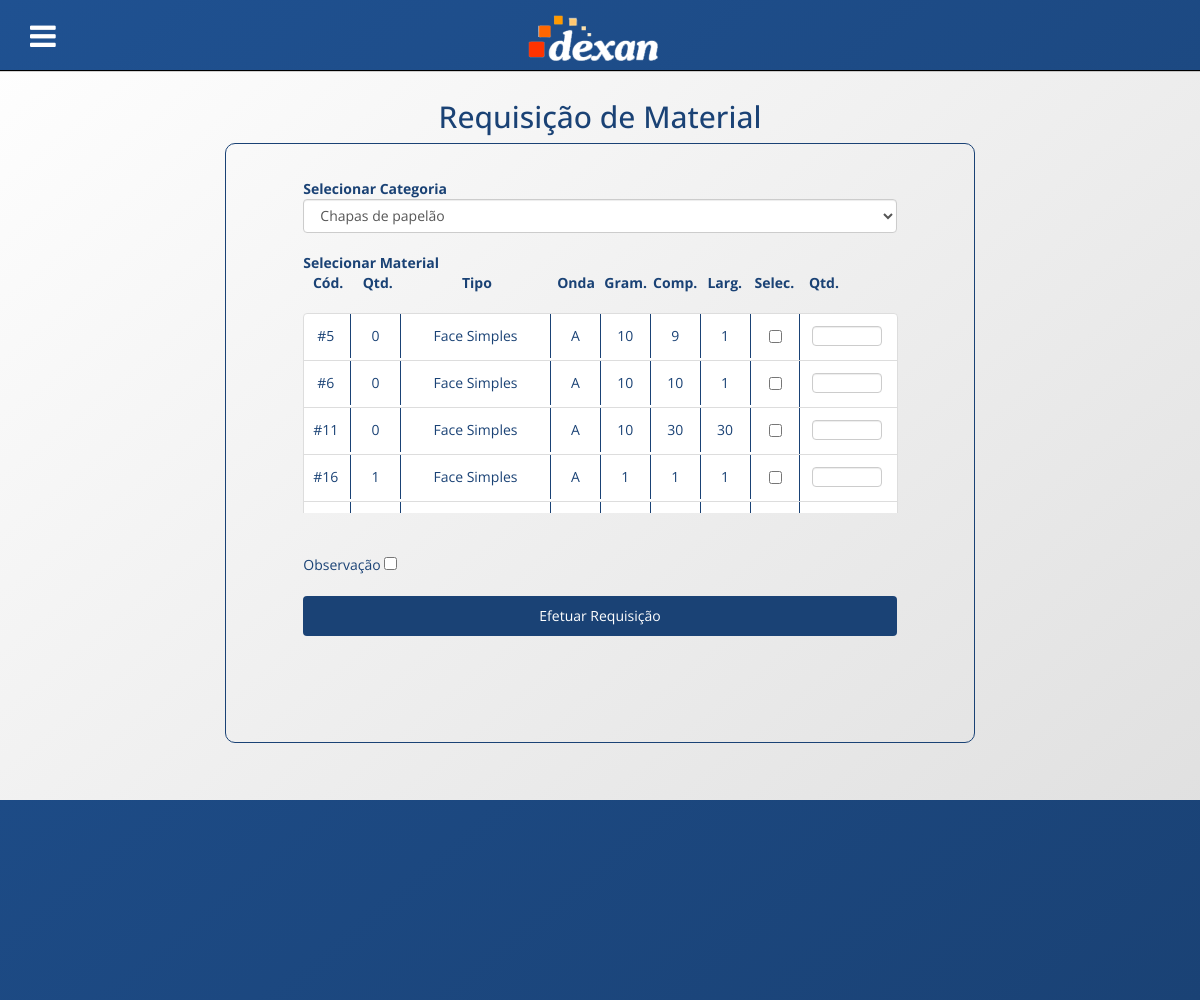
The page /requisicao.php (signed in) on the database as committed earlier.
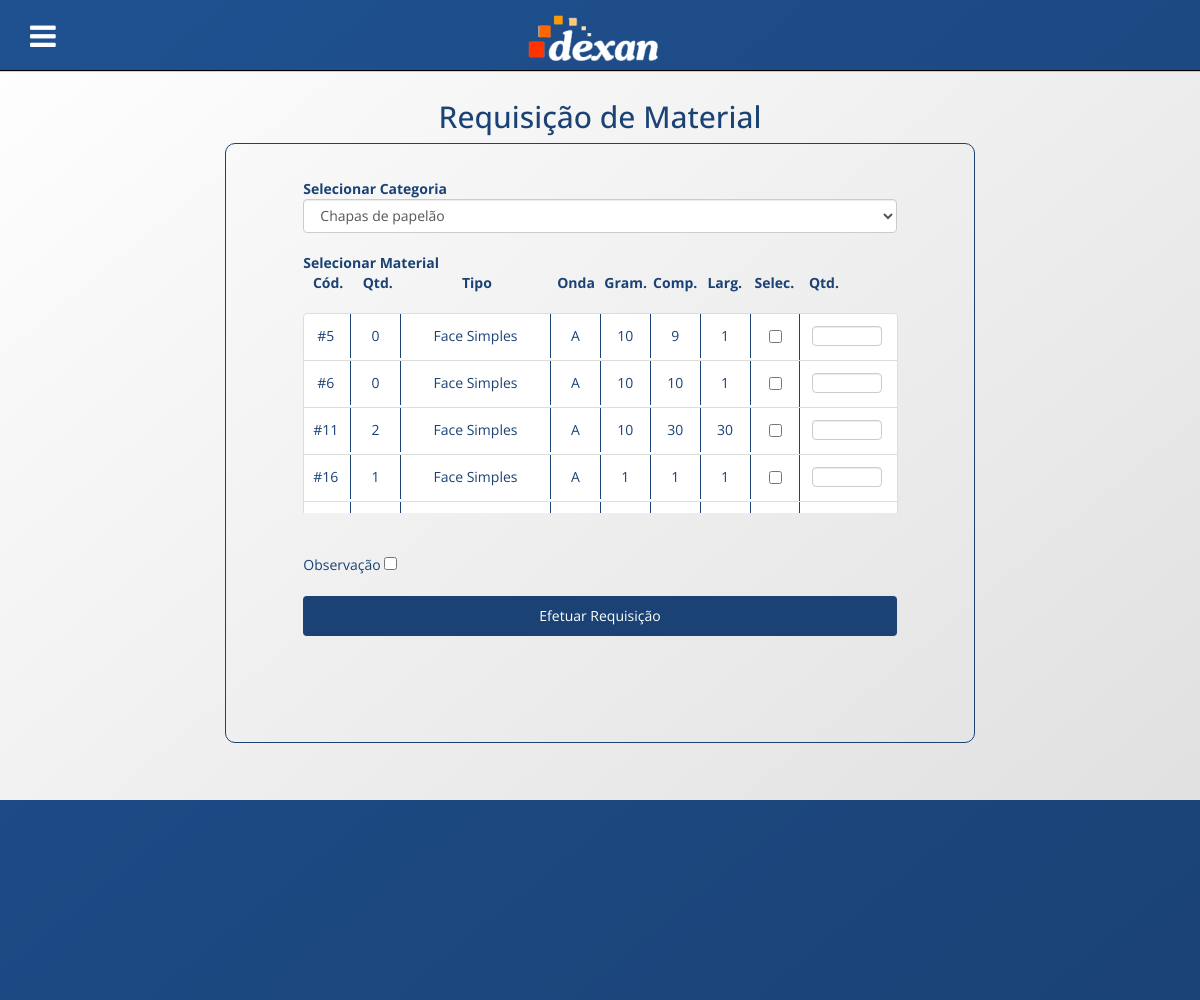
The same page on the database as committed later.
### tables this page shows
CREATE TABLE `chapas` (
  `cod_material` int(11) NOT NULL,
  `cod_tipo_onda` int(11) NOT NULL,
  `cod_tipo_papelao` int(11) NOT NULL,
  `gramatura` float NOT NULL,
  `comprimento` float NOT NULL,
  `largura` float NOT NULL
);

CREATE TABLE `materiais` (
  `cod` int(11) NOT NULL,
  `quantidade` int(11) NOT NULL
);

CREATE TABLE `tipos_papelao` (
  `cod` int(11) NOT NULL,
  `tipo` varchar(20) NOT NULL
);

CREATE TABLE `tipos_onda` (
  `cod` int(11) NOT NULL,
  `tipo` varchar(20) NOT NULL,
  `espessura` varchar(20) NOT NULL,
  `numondas_10cm` varchar(20) NOT NULL
);

### db/database.php (called while the page is built, shortened)
<?php
function db_connect() {
    static $connection;
    if (!isset($connection)) {
        $db_host = 'localhost';
        $db_user = 'root';
        $db_password = '';
        $db_name = 'dexan_estoque';
        $connection = mysqli_connect($db_host, $db_user, $db_password, $db_name);
    }
    return $connection;
}
function db_query($query) {
    $connection = db_connect();
    return mysqli_query($connection, $query);
}
function db_select($query) {
    $rows = array();
    $result = db_query($query);
    while ($row = mysqli_fetch_assoc($result))
        $rows[] = $row;
    return $rows;
}
?>

### requisicao.php (the view, shortened to what the changed rows need)
<?php
include 'header.php';
?>
<section class="home container" id="consultarEstoque">
  <div class="row">
      <div class="col-sm-6 col-sm-offset-3">
        <h2>
			Requisição de Material
        </h2>
      </div>
  </div>
  <div class="row">
  	<div class="col-sm-8 col-sm-offset-2">
  		<form action="webservice/requisicao.php" method="POST" class="boxCadastro">
  			<br>
			<br>
            <div id="listaChapas">
                <div class="row">
                    <div class="listaEstoque1 col-lg-10 col-lg-offset-1" id="chapasDePapelao">
                        <ul class="list-group">
                            <?php
                                $rows = db_select("SELECT
                                                        materiais.quantidade AS materiais_quantidade,
                                                        tipos_papelao.tipo AS tipos_papelao_tipo,
                                                        tipos_onda.tipo AS tipos_onda_tipo,
                                                        chapas.gramatura AS chapas_gramatura,
                                                        chapas.comprimento AS chapas_comprimento,
                                                        chapas.largura AS chapas_largura,
                                                        materiais.cod AS materiais_cod
                                                    FROM chapas, materiais, tipos_onda, tipos_papelao
                                                    WHERE chapas.cod_material = materiais.cod
                                                        AND tipos_onda.cod = chapas.cod_tipo_onda
                                                        AND tipos_papelao.cod = chapas.cod_tipo_papelao");
                                foreach ($rows as $row) {
                                    echo "<li class=\"list-group-item\">
                                            <div class=\"row tipoMaterial\">
                                                <div class=\"col-lg-1\">#$row[materiais_cod]</div>
                                                <div class=\"col-lg-1\">$row[materiais_quantidade]</div>
                                                <div class=\"col-lg-3\">$row[tipos_papelao_tipo]</div>
                                                <div class=\"col-lg-1\">$row[tipos_onda_tipo]</div>
                                                <div class=\"col-lg-1\">$row[chapas_gramatura]</div>
                                                <div class=\"col-lg-1\">$row[chapas_comprimento]</div>
                                                <div class=\"col-lg-1\">$row[chapas_largura]</div>
                                                <div class=\"col-lg-1\">
                                                    <input type=\"checkbox\" name=\"cod_selecionados[]\" value=\"$row[materiais_cod]\">
                                                </div>
                                                <div class=\"col-lg-1 tipoMaterialLast\">
                                                    <input class=\"form-control quantidadeMaterial\" type=\"text\" name=\"quantidade[$row[materiais_cod]]\" value=\"\">
                                                </div>
                                            </div>
                                        </li>";
                                }
                            ?>
                        </ul>
                    </div>
                </div>
				<br>
            </div>
            <br>
  	</div>
  </div>
</section>
<?php
include 'footer.php';
?>

Rows that differ between the two databases and show on the page:
changed through a linked row, chapas id 11: cod_material.quantidade "0" → "2"
